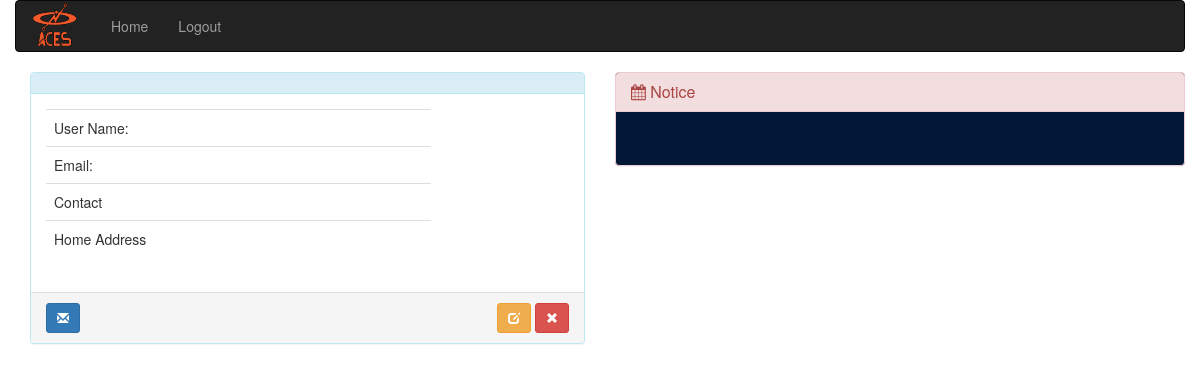
The page /userprofile.php on the database as committed earlier.
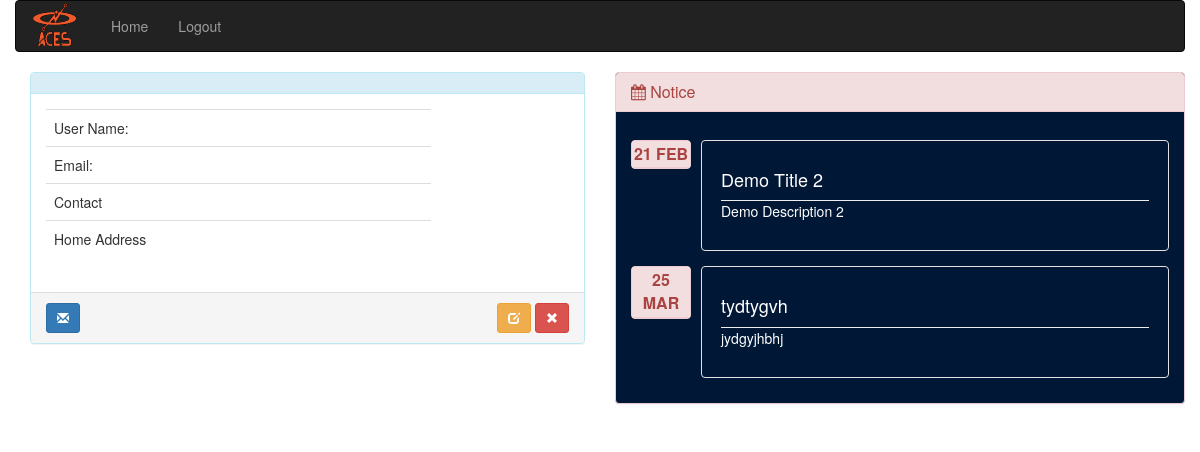
The same page on the database as committed later.
### tables this page shows
CREATE TABLE `notice` (
  `id` int(11) NOT NULL,
  `adminname` varchar(128) NOT NULL,
  `title` varchar(500) NOT NULL,
  `description` varchar(5000) NOT NULL,
  `type` varchar(20) NOT NULL,
  `date` varchar(20) NOT NULL
);

### userprofile.php (the view, shortened to what this page needs)
    <?php
    require("db.php");
$x=$_SESSION['username'];
$sql = "select * from notice  where type = 'private' ";
$sql1 = "select * from user  where username = '$x' ";
$result = $conn->query($sql);
$result1 = $conn->query($sql1);
        if ($result1->num_rows > 0) {
            while($row1 = $result1->fetch_assoc()) {
                $res=$row1;
            }
          }
?>
<!DOCTYPE html>
<html>
<head>
  <?php include 'head.php';?>
</head>
<body>
  <div class="container-fluid">
  <?php include 'userHeader.php';?>
    <div class="row">
      <div class="col-sm-5">
        <div class="container">
              <div class="row">
                <div class="col-xs-12 col-sm-12 col-md-6 col-lg-6 toppad" >
                  <div class="panel panel-info">
                    <div class="panel-heading">
                    </div>
                    <div class="panel-body">
                      <div class="row">
                        <div class=" col-md-9 col-lg-9 ">
                          <table class="table table-user-information">
                            <tbody>
                              <tr>
                                <td>User Name:</td>
                                <td><?php echo $res["username"]; ?></td>
                              </tr>
                              <tr>
                                <td>Email:</td>
                                <td><?php echo $res["email"]; ?></td>
                                <tr>
                                   <tr>
                                <td>Contact</td>
                                <td><?php echo $res["phone"]; ?></td>
                              </tr>
                                <td>Home Address</td>
                                <td><?php echo $res["address"]; ?></td>
                              </tr>
                            </tbody>
                          </table>
                        </div>
                      </div>
                    </div>
                         <div class="panel-footer">
                                <a data-original-title="Broadcast Message" data-toggle="tooltip" type="button" class="btn btn-sm btn-primary"><i class="glyphicon glyphicon-envelope"></i></a>
                                <span class="pull-right">
                                    <a href="#" data-original-title="Edit" data-toggle="tooltip" type="button" class="btn btn-sm btn-warning"><i class="glyphicon glyphicon-edit" disabled></i></a>
                                    <a data-original-title="Remove" data-toggle="tooltip" type="button" class="btn btn-sm btn-danger" href="index.php"><i class="glyphicon glyphicon-remove" disabled></i></a>
                                </span>
                            </div>
                  </div>
                </div>
              </div>
            </div>
      </div>
      <div class="col-sm-6 col-sm-offset-1 notice">
                <div class="panel panel-danger my-panel">
                      <div class="panel-heading">
                          <h3 class="panel-title">
                              <i class="fa fa-calendar" aria-hidden="true"></i>
                              Notice
                          </h3>
                      </div>
                      <div class="panel-body my-panel-body">
                          <ul class="media-list">
                            <?php
                              if ($result->num_rows > 0) {
                                  while($row = $result->fetch_assoc()) {
                                     echo  "<li class=" . "'media'" . ">";
                                         echo       " <div class=" . "'media-left'" . ">";
                                            echo         " <div class=" . "'panel panel-danger text-center date'" . ">";
                                                 echo         "<div class=" . "'panel-heading month'" . ">";
                                                   echo           "<span class=" . "'panel-title strong'" . ">";
                                                      echo          $row["date"];
                                                        echo     " </span>";
                                                        echo "</div>";
                                                    echo  "</div>";
                                                  echo "</div>";
                                                echo   "<div class=" . "'media-body well no-bg'" . ">";
                                                echo      "<div class=" . "'panel-heading no-pad'" . ">";
                                                 echo             "<span class=" . "'panel-title strong all-caps'" . ">";
                                                   echo               "<h4>" . $row["title"] . "</h4>";
                                                    echo          "</span>";
                                                   echo   "</div>";
                                                  echo    "<hr class=" . "'no-margin'" . ">";
                                                 echo     "<div class=" . "'panel-body text-default no-pad'" .">";
                                                 echo        "<p>". $row["description"] ."</p>";
                                                  echo    "</div>";
                                               echo   "</div>";
                                           echo   "</li>";
                                          }
                                        }
                              ?>
                        </ul>
                  </div>
              </div>
            </div>
        </div>
    </div>
</body>
</html>

### head.php (shortened to what this page needs)
<link rel="stylesheet" href="css/font-awesome.min.css">
<link rel="stylesheet" type="text/css" href="css/bootstrap.min.css">
<link rel="stylesheet" href="css/magnific-popup.css">
<link rel="stylesheet" type="text/css" href="css/style.css">

### userHeader.php (shortened to what this page needs)
<nav class="navbar navbar-inverse">
  <div class="container-fluid">
    <div class="navbar-header">
      <a class="navbar-brand navbar-logo my-logo" href="index.php">
         <img class="img-responsive" alt="Brand" src="images/logo2.png">
      </a>
    </div>
    <div class="collapse navbar-collapse" id="bs-example-navbar-collapse-1">
      <ul class="nav navbar-nav my-nav">
        <li><a href="index.php">Home</a></li>
    		<li><a href="logout.php">Logout</a></li>
      </ul>
    </div>
  </div>
</nav>

### css/style.css (style rules this page uses)
body { background: #fff; }
.no-bg { background: transparent; }
.no-pad { padding: 0; }
.no-margin { margin: 0; }
.my-logo { padding: 0 15px; }
.no-pad { padding-left: 0; padding-right: 0; }
.my-panel-body { margin-top: 13px; }
.my-panel { background: #001735; }
.panel.date { margin: 0px; width: 60px; text-align: center; }
.panel.date .month { padding: 2px 0px; font-weight: 700; text-transform: uppercase; }
.notice { color: #fff; }

Rows that differ between the two databases and show on the page:
now on this page (row edited): notice: date "21 FEB", title "Demo Title 2", description "Demo Description 2"
added notice: date "25 MAR", title "tydtygvh", description "jydgyjhbhj"
